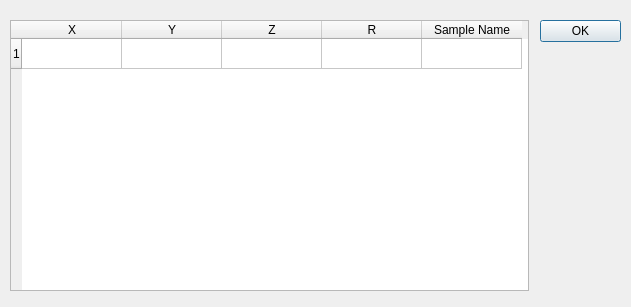
<?xml version="1.0" encoding="UTF-8"?>
<ui version="4.0">
 <class>Dialog</class>
 <widget class="QDialog" name="Dialog">
  <property name="geometry">
   <rect>
    <x>0</x>
    <y>0</y>
    <width>631</width>
    <height>307</height>
   </rect>
  </property>
  <property name="windowTitle">
   <string>Sample positions</string>
  </property>
  <widget class="QDialogButtonBox" name="buttonBox">
   <property name="geometry">
    <rect>
     <x>540</x>
     <y>20</y>
     <width>81</width>
     <height>61</height>
    </rect>
   </property>
   <property name="orientation">
    <enum>Qt::Vertical</enum>
   </property>
   <property name="standardButtons">
    <set>QDialogButtonBox::Ok</set>
   </property>
  </widget>
  <widget class="QTableWidget" name="samplepositions">
   <property name="geometry">
    <rect>
     <x>10</x>
     <y>20</y>
     <width>519</width>
     <height>271</height>
    </rect>
   </property>
   <row>
    <property name="text">
     <string>1</string>
    </property>
   </row>
   <column>
    <property name="text">
     <string>X</string>
    </property>
   </column>
   <column>
    <property name="text">
     <string>Y</string>
    </property>
   </column>
   <column>
    <property name="text">
     <string>Z</string>
    </property>
   </column>
   <column>
    <property name="text">
     <string>R</string>
    </property>
   </column>
   <column>
    <property name="text">
     <string>Sample Name</string>
    </property>
   </column>
  </widget>
 </widget>
 <resources/>
 <connections>
  <connection>
   <sender>buttonBox</sender>
   <signal>accepted()</signal>
   <receiver>Dialog</receiver>
   <slot>accept()</slot>
   <hints>
    <hint type="sourcelabel">
     <x>248</x>
     <y>254</y>
    </hint>
    <hint type="destinationlabel">
     <x>157</x>
     <y>274</y>
    </hint>
   </hints>
  </connection>
  <connection>
   <sender>buttonBox</sender>
   <signal>rejected()</signal>
   <receiver>Dialog</receiver>
   <slot>reject()</slot>
   <hints>
    <hint type="sourcelabel">
     <x>316</x>
     <y>260</y>
    </hint>
    <hint type="destinationlabel">
     <x>286</x>
     <y>274</y>
    </hint>
   </hints>
  </connection>
 </connections>
</ui>
